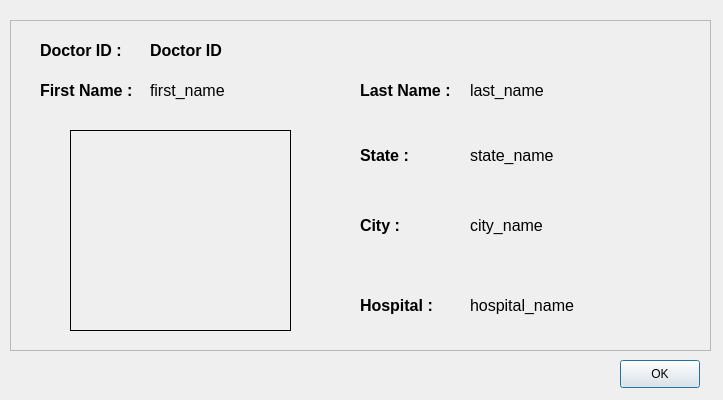
<?xml version="1.0" encoding="UTF-8"?>
<ui version="4.0">
 <class>doctorProfile</class>
 <widget class="QDialog" name="doctorProfile">
  <property name="geometry">
   <rect>
    <x>0</x>
    <y>0</y>
    <width>723</width>
    <height>400</height>
   </rect>
  </property>
  <property name="windowTitle">
   <string>Doctor Profile</string>
  </property>
  <widget class="QFrame" name="frame">
   <property name="geometry">
    <rect>
     <x>10</x>
     <y>20</y>
     <width>701</width>
     <height>331</height>
    </rect>
   </property>
   <property name="styleSheet">
    <string notr="true"/>
   </property>
   <property name="frameShape">
    <enum>QFrame::StyledPanel</enum>
   </property>
   <property name="frameShadow">
    <enum>QFrame::Raised</enum>
   </property>
   <widget class="QLabel" name="firstNameLabel">
    <property name="geometry">
     <rect>
      <x>30</x>
      <y>50</y>
      <width>101</width>
      <height>41</height>
     </rect>
    </property>
    <property name="text">
     <string>&lt;html&gt;&lt;head/&gt;&lt;body&gt;&lt;p&gt;&lt;span style=&quot; font-size:12pt; font-weight:600;&quot;&gt;First Name : &lt;/span&gt;&lt;/p&gt;&lt;/body&gt;&lt;/html&gt;</string>
    </property>
   </widget>
   <widget class="QWidget" name="widget" native="true">
    <property name="geometry">
     <rect>
      <x>60</x>
      <y>110</y>
      <width>221</width>
      <height>201</height>
     </rect>
    </property>
    <property name="autoFillBackground">
     <bool>false</bool>
    </property>
    <property name="styleSheet">
     <string notr="true">image: url(:/doctor_icon.png);
border-style:solid;
border-width:1px;
border-color: rgb(0, 0, 0);</string>
    </property>
   </widget>
   <widget class="QLabel" name="lastNameLabel">
    <property name="geometry">
     <rect>
      <x>350</x>
      <y>50</y>
      <width>101</width>
      <height>41</height>
     </rect>
    </property>
    <property name="text">
     <string>&lt;html&gt;&lt;head/&gt;&lt;body&gt;&lt;p&gt;&lt;span style=&quot; font-size:12pt; font-weight:600;&quot;&gt;Last Name : &lt;/span&gt;&lt;/p&gt;&lt;/body&gt;&lt;/html&gt;</string>
    </property>
   </widget>
   <widget class="QLabel" name="stateLabel">
    <property name="geometry">
     <rect>
      <x>350</x>
      <y>120</y>
      <width>111</width>
      <height>31</height>
     </rect>
    </property>
    <property name="text">
     <string>&lt;html&gt;&lt;head/&gt;&lt;body&gt;&lt;p&gt;&lt;span style=&quot; font-size:12pt; font-weight:600;&quot;&gt;State : &lt;/span&gt;&lt;/p&gt;&lt;/body&gt;&lt;/html&gt;</string>
    </property>
   </widget>
   <widget class="QLabel" name="cityLabel">
    <property name="geometry">
     <rect>
      <x>350</x>
      <y>190</y>
      <width>111</width>
      <height>31</height>
     </rect>
    </property>
    <property name="text">
     <string>&lt;html&gt;&lt;head/&gt;&lt;body&gt;&lt;p&gt;&lt;span style=&quot; font-size:12pt; font-weight:600;&quot;&gt;City : &lt;/span&gt;&lt;/p&gt;&lt;/body&gt;&lt;/html&gt;</string>
    </property>
   </widget>
   <widget class="QLabel" name="hospitalLabel">
    <property name="geometry">
     <rect>
      <x>350</x>
      <y>270</y>
      <width>111</width>
      <height>31</height>
     </rect>
    </property>
    <property name="text">
     <string>&lt;html&gt;&lt;head/&gt;&lt;body&gt;&lt;p&gt;&lt;span style=&quot; font-size:12pt; font-weight:600;&quot;&gt;Hospital : &lt;/span&gt;&lt;/p&gt;&lt;/body&gt;&lt;/html&gt;</string>
    </property>
   </widget>
   <widget class="QLabel" name="firstName">
    <property name="geometry">
     <rect>
      <x>140</x>
      <y>50</y>
      <width>211</width>
      <height>41</height>
     </rect>
    </property>
    <property name="styleSheet">
     <string notr="true">font-size:12pt;</string>
    </property>
    <property name="text">
     <string>first_name</string>
    </property>
   </widget>
   <widget class="QLabel" name="lastName">
    <property name="geometry">
     <rect>
      <x>460</x>
      <y>50</y>
      <width>211</width>
      <height>41</height>
     </rect>
    </property>
    <property name="styleSheet">
     <string notr="true">font-size:12pt;</string>
    </property>
    <property name="text">
     <string>last_name</string>
    </property>
   </widget>
   <widget class="QLabel" name="state">
    <property name="geometry">
     <rect>
      <x>460</x>
      <y>120</y>
      <width>201</width>
      <height>31</height>
     </rect>
    </property>
    <property name="styleSheet">
     <string notr="true">font-size:12pt;</string>
    </property>
    <property name="text">
     <string>state_name</string>
    </property>
   </widget>
   <widget class="QLabel" name="city">
    <property name="geometry">
     <rect>
      <x>460</x>
      <y>190</y>
      <width>201</width>
      <height>31</height>
     </rect>
    </property>
    <property name="styleSheet">
     <string notr="true">font-size:12pt;</string>
    </property>
    <property name="text">
     <string>city_name</string>
    </property>
   </widget>
   <widget class="QLabel" name="hospital">
    <property name="geometry">
     <rect>
      <x>460</x>
      <y>270</y>
      <width>201</width>
      <height>31</height>
     </rect>
    </property>
    <property name="styleSheet">
     <string notr="true">font-size:12pt;</string>
    </property>
    <property name="text">
     <string>hospital_name</string>
    </property>
   </widget>
   <widget class="QLabel" name="doctorIDLabel">
    <property name="geometry">
     <rect>
      <x>30</x>
      <y>10</y>
      <width>101</width>
      <height>41</height>
     </rect>
    </property>
    <property name="text">
     <string>&lt;html&gt;&lt;head/&gt;&lt;body&gt;&lt;p&gt;&lt;span style=&quot; font-size:12pt; font-weight:600;&quot;&gt;Doctor ID :&lt;/span&gt;&lt;/p&gt;&lt;/body&gt;&lt;/html&gt;</string>
    </property>
   </widget>
   <widget class="QLabel" name="doctorID">
    <property name="geometry">
     <rect>
      <x>140</x>
      <y>10</y>
      <width>211</width>
      <height>41</height>
     </rect>
    </property>
    <property name="styleSheet">
     <string notr="true">font-size:12pt;
font-weight:bold;</string>
    </property>
    <property name="text">
     <string>Doctor ID</string>
    </property>
   </widget>
  </widget>
  <widget class="QPushButton" name="pushButton">
   <property name="geometry">
    <rect>
     <x>620</x>
     <y>360</y>
     <width>80</width>
     <height>28</height>
    </rect>
   </property>
   <property name="text">
    <string>OK</string>
   </property>
  </widget>
 </widget>
 <resources>
  <include location="../../../../Images/img.qrc"/>
 </resources>
 <connections/>
</ui>
